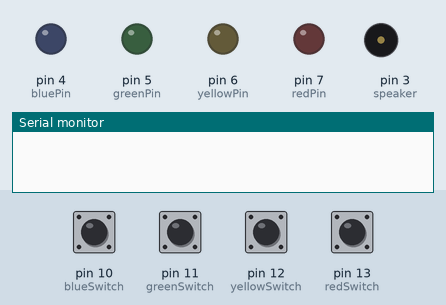
Bench run of a sketch on a simulated Arduino Uno, built with avr-gcc and run on an emulated ATmega328P. On the bench: output pins drawn as LEDs (lit = HIGH), buzzer (waves = sounding), the last lines printed to the serial monitor. Inputs (shaded band) come from the test bench; at power-on: pin 10 (blueSwitch), pin 11 (greenSwitch), pin 12 (yellowSwitch), pin 13 (redSwitch) LOW. Random numbers use the default seed unless the sketch sets one.

Above: at 2.8 s.
2.9 s: pin 10 (blueSwitch) pulled HIGH for 0.15 s
At 2.97 s:
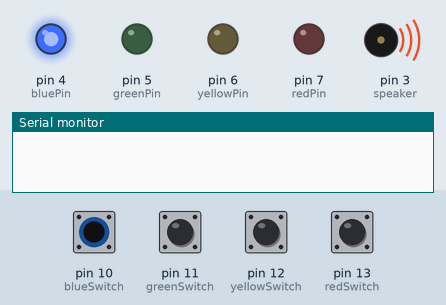
4.6 s: pin 11 (greenSwitch) pulled HIGH for 0.15 s
At 5.0 s:
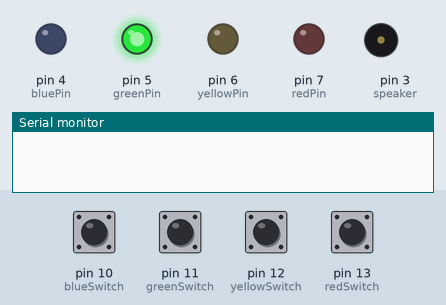
At 6.2 s:
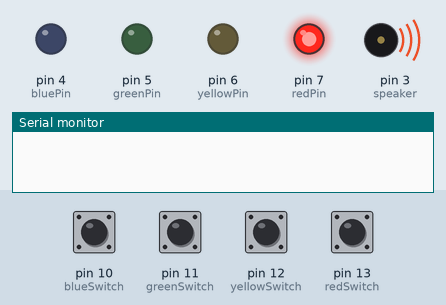
7.7 s: pin 10 (blueSwitch) driven HIGH and pin 11 (greenSwitch) driven HIGH
10.7 s: pin 13 (redSwitch) pulled HIGH for 1 s
13.4 s: pin 11 (greenSwitch) driven LOW
At 15.7 s:
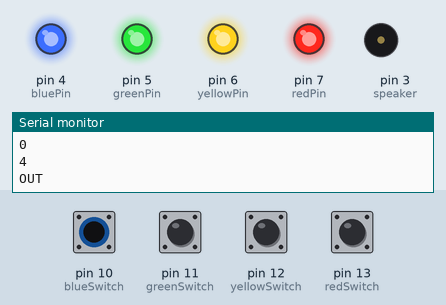
16.4 s: pin 11 (greenSwitch) driven HIGH
Timing chart, 0 to 22.4 s (numbered marks = the images above; inputs shaded):
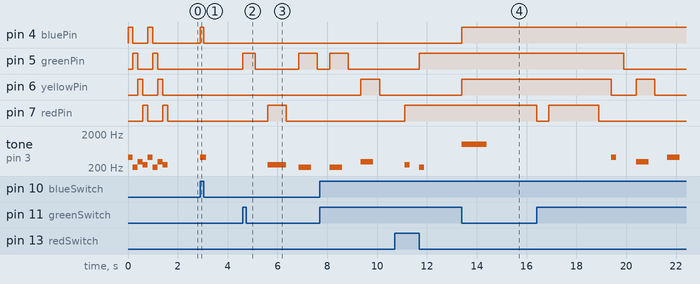

The sketch:

Simon.ino
```cpp
//initialize the 4 LEDs
int redPin = 7;
int yellowPin = 6;
int greenPin = 5;
int bluePin = 4;

//initialize the pin for the speaker
int speaker = 3;

//initialize the notes for the buttons
int blueTone = 415;
int greenTone = 209;
int yellowTone = 310;
int redTone = 252;
int wrongTone = 1000;

//variable to store current level and number LED to match
int level = 1;
int numToMatch = 4;

//arrays to store random pattern
int pattern[20];

//initialize the 4 switches
int redSwitch = 13;
int yellowSwitch = 12;
int greenSwitch = 11;
int blueSwitch = 10;

//initialize the 4 switchstates
int redSwitchState = 0;
int yellowSwitchState = 0;
int greenSwitchState = 0;
int blueSwitchState = 0;

void setup() {
  Serial.begin(9600);

  //play startup tones
  advanceLevel();
  advanceLevel();

}

void loop() {
  //read the 4 switchStates
  redSwitchState = digitalRead(redSwitch);
  yellowSwitchState = digitalRead(yellowSwitch);
  greenSwitchState = digitalRead(greenSwitch);
  blueSwitchState = digitalRead(blueSwitch);

  //start game by pressing green switch
  if(greenSwitchState == HIGH){
    pinMode(greenPin, OUTPUT);
    digitalWrite(greenPin, HIGH);
    // tone(speaker,greenTone, 500);
    delay(500);
    pinMode(greenPin, OUTPUT);
    digitalWrite(greenPin, LOW);
    delay(500);
    generatePattern();
  }
  else{
    // noTone(speaker);
  }

  //turn red switch on/off when button is pressed
  if(redSwitchState == HIGH){
    pinMode(redPin, OUTPUT);
    digitalWrite(redPin, HIGH);
    tone(speaker,redTone, 200);
  }
  else{
    pinMode(redPin, OUTPUT);
    digitalWrite(redPin, LOW);
    // noTone(speaker);
  }

  //turn yellow switch on/off when button is pressed
  if(yellowSwitchState == HIGH){
    pinMode(yellowPin, OUTPUT);
    digitalWrite(yellowPin, HIGH);
    tone(speaker,yellowTone, 200);
  }
  else{
    pinMode(yellowPin, OUTPUT);
    digitalWrite(yellowPin, LOW);
    // noTone(speaker);
  }

  //turn blue switch on/off when button is pressed
  if(blueSwitchState == HIGH){
    pinMode(bluePin, OUTPUT);
    digitalWrite(bluePin, HIGH);
    tone(speaker,blueTone, 200);
  }
  else{
    pinMode(bluePin, OUTPUT);
    digitalWrite(bluePin, LOW);
    // noTone(speaker);
  }

}

//function to generate pattern
void generatePattern() {
  for(int i = 0; i < numToMatch; i++){
    pattern[i] = rand() % 4 + 1;
  }
  // for(int i = 0; i < numToMatch; i++){
  //   Serial.print(pattern[i]);
  //   Serial.print(", ");
  // }

  outputPattern();
}

//function to print the pattern
void outputPattern() {
  for(int i = 0; i < numToMatch; i++){
    //blue light
    if(pattern [i] == 1){
      pinMode(bluePin, OUTPUT);
      digitalWrite(bluePin, HIGH);
      tone(speaker,blueTone, 500);
      delay(750);
      pinMode(bluePin, OUTPUT);
      digitalWrite(bluePin, LOW);
      delay(500);
    }

    //green light
    else if(pattern [i] == 2){
      pinMode(greenPin, OUTPUT);
      digitalWrite(greenPin, HIGH);
      tone(speaker,greenTone, 500);
      delay(750);
      pinMode(greenPin, OUTPUT);
      digitalWrite(greenPin, LOW);
      delay(500);
    }

    //yellow light
    else if(pattern [i] == 3){
      pinMode(yellowPin, OUTPUT);
      digitalWrite(yellowPin, HIGH);
      tone(speaker,yellowTone, 500);
      delay(750);
      pinMode(yellowPin, OUTPUT);
      digitalWrite(yellowPin, LOW);
      delay(500);
    }

    //red light
    else{
      pinMode(redPin, OUTPUT);
      digitalWrite(redPin, HIGH);
      tone(speaker,redTone, 750);
      delay(750);
      pinMode(redPin, OUTPUT);
      digitalWrite(redPin, LOW);
      delay(500);
    }
  }
  checkInputPattern();
}

//function for user to input pattern
void checkInputPattern(){
  //reread switchStates
  delay(500);
  redSwitchState = digitalRead(redSwitch);
  yellowSwitchState = digitalRead(yellowSwitch);
  greenSwitchState = digitalRead(greenSwitch);
  blueSwitchState = digitalRead(blueSwitch);

  //variables to store the start time for input
  unsigned long startTime = millis();
  int i = 0;

  //variable to store previous switch states
  int redPrevSwitchState = 0;
  int yellowPrevSwitchState = 0;
  int greenPrevSwitchState = 0;
  int bluePrevSwitchState = 0;

  boolean nextLevel = false;

  while((i < numToMatch) && ((millis() - startTime) < (numToMatch*1000))){
    Serial.println(millis() - startTime);

    //redefine the switchstates
    redSwitchState = digitalRead(redSwitch);
    yellowSwitchState = digitalRead(yellowSwitch);
    greenSwitchState = digitalRead(greenSwitch);
    blueSwitchState = digitalRead(blueSwitch);

    Serial.println(pattern[i]);

    if(redSwitchState == HIGH){
      pinMode(redPin, OUTPUT);
      digitalWrite(redPin, HIGH);
      redPrevSwitchState = redSwitchState;
      if(pattern[i] == 4){
        tone(speaker,redTone,200);
        //debouncing
        while(redPrevSwitchState == redSwitchState){
          redSwitchState = digitalRead(redSwitch);
        }
        if(redSwitchState != redPrevSwitchState){
          redPrevSwitchState = 0;
          i++;
        }
        if(i == numToMatch){
          nextLevel = true;
        }
      }
      else{
        tone(speaker,wrongTone, 1000);
        Serial.println("OUT");
        i = numToMatch;
      }
    }
    else{
      pinMode(redPin, OUTPUT);
      digitalWrite(redPin, LOW);
    }

    if(yellowSwitchState == HIGH){
      pinMode(yellowPin, OUTPUT);
      digitalWrite(yellowPin, HIGH);
      yellowPrevSwitchState = yellowSwitchState;
      if(pattern[i] == 3){
        tone(speaker,yellowTone,200);
        //debouncing
        while(yellowPrevSwitchState == yellowSwitchState){
          yellowSwitchState = digitalRead(yellowSwitch);
        }
        if(yellowSwitchState != yellowPrevSwitchState){
          yellowPrevSwitchState = 0;
          i++;
        }
        if(i == numToMatch){
          nextLevel = true;
        }
      }
      else{
        tone(speaker,wrongTone, 1000);
        Serial.println("OUT");
        i = numToMatch;
      }
    }
    else{
      pinMode(yellowPin, OUTPUT);
      digitalWrite(yellowPin, LOW);
    }

    if(greenSwitchState == HIGH){
      pinMode(greenPin, OUTPUT);
      digitalWrite(greenPin, HIGH);
      greenPrevSwitchState = greenSwitchState;
      if(pattern[i] == 2){
        tone(speaker,greenTone,200);
        //debouncing
        while(greenPrevSwitchState == greenSwitchState){
          greenSwitchState = digitalRead(greenSwitch);
        }
        if(greenSwitchState != greenPrevSwitchState){
          greenPrevSwitchState = 0;
          i++;
        }
        if(i == numToMatch){
          nextLevel = true;
        }
      }
      else{
        tone(speaker,wrongTone, 1000);
        Serial.println("OUT");
        i = numToMatch;
      }
    }
    else{
      pinMode(greenPin, OUTPUT);
      digitalWrite(greenPin, LOW);
    }

    if(blueSwitchState == HIGH){
      pinMode(bluePin, OUTPUT);
      digitalWrite(bluePin, HIGH);
      bluePrevSwitchState = blueSwitchState;
      if(pattern[i] == 1){
        tone(speaker,blueTone,200);
        //debouncing
        while(bluePrevSwitchState == blueSwitchState){
          blueSwitchState = digitalRead(blueSwitch);
        }
        if(yellowSwitchState != bluePrevSwitchState){
          bluePrevSwitchState = 0;
          i++;
        }
        if(i == numToMatch){
          nextLevel = true;
        }
      }
      else{
        tone(speaker,wrongTone, 1000);
        Serial.println("OUT");
        i = numToMatch;
      }
    }
    else{
      pinMode(bluePin, OUTPUT);
      digitalWrite(bluePin, LOW);
    }
  }

  //new level tone and light
  if(nextLevel){
    //turn all other pins on
    pinMode(yellowPin, OUTPUT);
    digitalWrite(yellowPin, HIGH);
    pinMode(redPin, OUTPUT);
    digitalWrite(redPin, HIGH);
    pinMode(greenPin, OUTPUT);
    digitalWrite(greenPin, HIGH);
    pinMode(bluePin, OUTPUT);
    digitalWrite(bluePin, HIGH);

    delay(1000);

    pinMode(greenPin, OUTPUT);
    digitalWrite(greenPin, HIGH);
    delay(2000);
    pinMode(greenPin, OUTPUT);
    digitalWrite(greenPin, LOW);
    delay(500);
    pinMode(greenPin, OUTPUT);
    digitalWrite(greenPin, HIGH);
    delay(2000);
    pinMode(greenPin, OUTPUT);
    digitalWrite(greenPin, LOW);
    delay(500);

    //reset pattern[]
    for(int i = 0; i < numToMatch; i++){
      pattern[i] = 0;
    }

    //increment the number to match every 3 in a row right
    level++;
    if((level % 3) == 1){
      pinMode(yellowPin, OUTPUT);
      digitalWrite(yellowPin, LOW);
      pinMode(redPin, OUTPUT);
      digitalWrite(redPin, LOW);
      pinMode(greenPin, OUTPUT);
      digitalWrite(greenPin, LOW);
      pinMode(bluePin, OUTPUT);
      digitalWrite(bluePin, LOW);
      delay(100);
      numToMatch++;
      advanceLevel();
    }
  }

  //check if time is up or if i is higher than the number to match
  else if((millis() - startTime) > (numToMatch*1000) || i >= numToMatch){
    //turn all other pins on
    pinMode(yellowPin, OUTPUT);
    digitalWrite(yellowPin, HIGH);
    pinMode(redPin, OUTPUT);
    digitalWrite(redPin, HIGH);
    pinMode(greenPin, OUTPUT);
    digitalWrite(greenPin, HIGH);
    pinMode(bluePin, OUTPUT);
    digitalWrite(bluePin, HIGH);

    delay(1000);
    pinMode(redPin, OUTPUT);
    digitalWrite(redPin, HIGH);
    delay(2000);
    pinMode(redPin, OUTPUT);
    digitalWrite(redPin, LOW);
    delay(500);
    pinMode(redPin, OUTPUT);
    digitalWrite(redPin, HIGH);
    delay(2000);
    pinMode(redPin, OUTPUT);
    digitalWrite(redPin, LOW);
    delay(500);

    //reset pattern[]
    for(int i = 0; i < numToMatch; i++){
      pattern[i] = 0;
    }

    //reset level
    level = 1;
    numToMatch = 4;
    pinMode(greenPin, OUTPUT);
    digitalWrite(greenPin, LOW);

  }
}

//function to play tones when level advances
void advanceLevel(){
  tone(speaker,blueTone,200);
  pinMode(bluePin, OUTPUT);
  digitalWrite(bluePin, HIGH);
  delay(200);
  digitalWrite(bluePin, LOW);

  tone(speaker,greenTone,200);
  pinMode(greenPin, OUTPUT);
  digitalWrite(greenPin, HIGH);
  delay(200);
  digitalWrite(greenPin, LOW);

  tone(speaker,yellowTone,200);
  pinMode(yellowPin, OUTPUT);
  digitalWrite(yellowPin, HIGH);
  delay(200);
  digitalWrite(yellowPin, LOW);

  tone(speaker,redTone,200);
  pinMode(redPin, OUTPUT);
  digitalWrite(redPin, HIGH);
  delay(200);
  digitalWrite(redPin, LOW);

}
```

Measured:
- after the input at 2.9 s, pin 4 (bluePin): LOW → HIGH at once, → LOW 0.15 s later; tone on pin 3 (speaker): silent → 415 Hz at once, → silent 0.24 s later
- after the input at 4.6 s, pin 5 (greenPin): LOW → HIGH at once, → LOW 0.50 s later, → HIGH 1.8 s later, → LOW 0.75 s later; pin 7 (redPin): LOW → HIGH after 1.0 s, → LOW 0.75 s later; tone on pin 3 (speaker): silent → 252 Hz after 1.0 s, → silent 0.75 s later, → 209 Hz 0.50 s later, → silent 0.50 s later
- after the input at 13.4 s, pin 4 (bluePin), pin 6 (yellowPin): LOW → HIGH at once; tone on pin 3 (speaker): silent → 1000 Hz at once, → silent 1.0 s later
